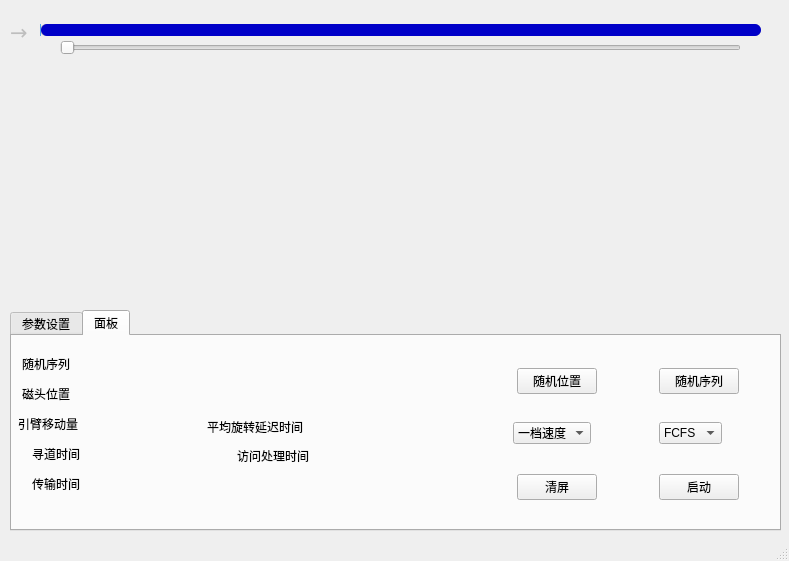
<?xml version="1.0" encoding="UTF-8"?>
<ui version="4.0">
 <class>MainWindow</class>
 <widget class="QMainWindow" name="MainWindow">
  <property name="geometry">
   <rect>
    <x>0</x>
    <y>0</y>
    <width>789</width>
    <height>561</height>
   </rect>
  </property>
  <property name="windowTitle">
   <string>磁盘调度可视化程序</string>
  </property>
  <property name="windowIcon">
   <iconset>
    <normaloff>disk.png</normaloff>disk.png</iconset>
  </property>
  <widget class="QWidget" name="centralwidget">
   <widget class="QWidget" name="widget" native="true">
    <property name="enabled">
     <bool>false</bool>
    </property>
    <property name="geometry">
     <rect>
      <x>-10</x>
      <y>0</y>
      <width>791</width>
      <height>311</height>
     </rect>
    </property>
    <widget class="QSlider" name="horizontalSlider">
     <property name="enabled">
      <bool>false</bool>
     </property>
     <property name="geometry">
      <rect>
       <x>50</x>
       <y>0</y>
       <width>721</width>
       <height>61</height>
      </rect>
     </property>
     <property name="styleSheet">
      <string notr="true">
QSlider::groove:horizontal{
        height: 12px;
        left: 0px;
        right: 0px;
        border:0px;
        border-radius:6px;
        background:rgba(0,0,0,50);
 }

 QSlider::handle:horizontal{
        width:  50px;
        height: 50px;
        margin-top: -20px;
        margin-left: 0px;
        margin-bottom: -20px;
        margin-right: 0px;
        border-image:url(E:/QT/OS/WORK_8/circle.png);
}

QSlider::sub-page:horizontal
{
    height: 12px;
    left: 0px;
    right: 0px;
    border:0px;
    border-radius:6px;
    background:rgba(80,166,234,1);

}
QSlider::add-page:horizontal
{
    height: 12px;
    left: 0px;
    right: 0px;
    border:0px;
    border-radius:6px;
    background: rgb(0,0,200);
}
QSlider::handle:horizontal:hover
{
    width:  50px;
    height: 50px;
    margin-top: -20px;
    margin-left: 0px;
    margin-bottom: -20px;
    margin-right: 0px;
    border-image:url(E:/QT/OS/WORK_8/circle.png);
}</string>
     </property>
     <property name="orientation">
      <enum>Qt::Horizontal</enum>
     </property>
    </widget>
    <widget class="QSlider" name="horizontalSlider_2">
     <property name="enabled">
      <bool>false</bool>
     </property>
     <property name="geometry">
      <rect>
       <x>70</x>
       <y>40</y>
       <width>681</width>
       <height>16</height>
      </rect>
     </property>
     <property name="orientation">
      <enum>Qt::Horizontal</enum>
     </property>
    </widget>
    <widget class="QLabel" name="labelDirection">
     <property name="geometry">
      <rect>
       <x>20</x>
       <y>17</y>
       <width>31</width>
       <height>31</height>
      </rect>
     </property>
     <property name="font">
      <font>
       <family>Agency FB</family>
       <pointsize>13</pointsize>
       <weight>50</weight>
       <bold>false</bold>
      </font>
     </property>
     <property name="text">
      <string>&lt;html&gt;&lt;head/&gt;&lt;body&gt;&lt;p&gt;&lt;span style=&quot; font-size:16pt;&quot;&gt;→&lt;/span&gt;&lt;/p&gt;&lt;/body&gt;&lt;/html&gt;</string>
     </property>
    </widget>
    <widget class="QWidget" name="widgetGraph" native="true">
     <property name="geometry">
      <rect>
       <x>10</x>
       <y>20</y>
       <width>801</width>
       <height>321</height>
      </rect>
     </property>
    </widget>
    <zorder>widgetGraph</zorder>
    <zorder>horizontalSlider</zorder>
    <zorder>horizontalSlider_2</zorder>
    <zorder>labelDirection</zorder>
   </widget>
   <widget class="QTabWidget" name="tabWidget">
    <property name="geometry">
     <rect>
      <x>10</x>
      <y>310</y>
      <width>771</width>
      <height>221</height>
     </rect>
    </property>
    <property name="currentIndex">
     <number>1</number>
    </property>
    <widget class="QWidget" name="tab">
     <attribute name="title">
      <string>参数设置</string>
     </attribute>
     <widget class="QLabel" name="label_6">
      <property name="geometry">
       <rect>
        <x>380</x>
        <y>120</y>
        <width>60</width>
        <height>16</height>
       </rect>
      </property>
      <property name="text">
       <string>序列数</string>
      </property>
     </widget>
     <widget class="QLineEdit" name="editNum">
      <property name="geometry">
       <rect>
        <x>450</x>
        <y>120</y>
        <width>151</width>
        <height>21</height>
       </rect>
      </property>
      <property name="text">
       <string>10</string>
      </property>
     </widget>
     <widget class="QPushButton" name="btnSave">
      <property name="geometry">
       <rect>
        <x>630</x>
        <y>119</y>
        <width>93</width>
        <height>28</height>
       </rect>
      </property>
      <property name="text">
       <string>保存</string>
      </property>
     </widget>
     <widget class="QPushButton" name="btnChange">
      <property name="geometry">
       <rect>
        <x>630</x>
        <y>60</y>
        <width>93</width>
        <height>28</height>
       </rect>
      </property>
      <property name="text">
       <string>修改</string>
      </property>
     </widget>
     <widget class="QLabel" name="label">
      <property name="geometry">
       <rect>
        <x>20</x>
        <y>30</y>
        <width>143</width>
        <height>16</height>
       </rect>
      </property>
      <property name="text">
       <string>跨越1个磁道所用时间</string>
      </property>
     </widget>
     <widget class="QLabel" name="label_2">
      <property name="geometry">
       <rect>
        <x>370</x>
        <y>30</y>
        <width>60</width>
        <height>16</height>
       </rect>
      </property>
      <property name="text">
       <string>启动时间</string>
      </property>
     </widget>
     <widget class="QLabel" name="label_3">
      <property name="geometry">
       <rect>
        <x>370</x>
        <y>80</y>
        <width>60</width>
        <height>16</height>
       </rect>
      </property>
      <property name="text">
       <string>磁盘转速</string>
      </property>
     </widget>
     <widget class="QLabel" name="label_4">
      <property name="geometry">
       <rect>
        <x>30</x>
        <y>80</y>
        <width>135</width>
        <height>16</height>
       </rect>
      </property>
      <property name="text">
       <string>每磁道扇区（块）数</string>
      </property>
     </widget>
     <widget class="QLabel" name="label_5">
      <property name="geometry">
       <rect>
        <x>30</x>
        <y>120</y>
        <width>135</width>
        <height>16</height>
       </rect>
      </property>
      <property name="text">
       <string>每扇区（块）字节数</string>
      </property>
     </widget>
     <widget class="QLineEdit" name="editMove">
      <property name="geometry">
       <rect>
        <x>200</x>
        <y>30</y>
        <width>151</width>
        <height>21</height>
       </rect>
      </property>
      <property name="text">
       <string>2</string>
      </property>
     </widget>
     <widget class="QLineEdit" name="editStartup">
      <property name="geometry">
       <rect>
        <x>450</x>
        <y>30</y>
        <width>151</width>
        <height>21</height>
       </rect>
      </property>
      <property name="text">
       <string>3</string>
      </property>
     </widget>
     <widget class="QLineEdit" name="editRR">
      <property name="geometry">
       <rect>
        <x>450</x>
        <y>80</y>
        <width>151</width>
        <height>21</height>
       </rect>
      </property>
      <property name="text">
       <string>6000</string>
      </property>
     </widget>
     <widget class="QLineEdit" name="editBlockNum">
      <property name="geometry">
       <rect>
        <x>200</x>
        <y>80</y>
        <width>151</width>
        <height>21</height>
       </rect>
      </property>
      <property name="text">
       <string>32</string>
      </property>
     </widget>
     <widget class="QLineEdit" name="editByteNum">
      <property name="geometry">
       <rect>
        <x>200</x>
        <y>120</y>
        <width>151</width>
        <height>21</height>
       </rect>
      </property>
      <property name="text">
       <string>2048</string>
      </property>
     </widget>
    </widget>
    <widget class="QWidget" name="tab_2">
     <attribute name="title">
      <string>面板</string>
     </attribute>
     <widget class="QLabel" name="labelSeq">
      <property name="geometry">
       <rect>
        <x>99</x>
        <y>10</y>
        <width>331</width>
        <height>31</height>
       </rect>
      </property>
      <property name="text">
       <string/>
      </property>
     </widget>
     <widget class="QLabel" name="label_8">
      <property name="geometry">
       <rect>
        <x>10</x>
        <y>20</y>
        <width>72</width>
        <height>15</height>
       </rect>
      </property>
      <property name="text">
       <string>随机序列</string>
      </property>
     </widget>
     <widget class="QLabel" name="label_9">
      <property name="geometry">
       <rect>
        <x>10</x>
        <y>50</y>
        <width>72</width>
        <height>15</height>
       </rect>
      </property>
      <property name="text">
       <string>磁头位置</string>
      </property>
     </widget>
     <widget class="QLabel" name="labelNowPlace">
      <property name="geometry">
       <rect>
        <x>110</x>
        <y>44</y>
        <width>71</width>
        <height>21</height>
       </rect>
      </property>
      <property name="text">
       <string/>
      </property>
     </widget>
     <widget class="QWidget" name="layoutWidget">
      <property name="geometry">
       <rect>
        <x>450</x>
        <y>30</y>
        <width>332</width>
        <height>30</height>
       </rect>
      </property>
      <layout class="QHBoxLayout" name="horizontalLayout_5">
       <item>
        <spacer name="horizontalSpacer_4">
         <property name="orientation">
          <enum>Qt::Horizontal</enum>
         </property>
         <property name="sizeHint" stdset="0">
          <size>
           <width>40</width>
           <height>20</height>
          </size>
         </property>
        </spacer>
       </item>
       <item>
        <widget class="QPushButton" name="btnRandomInit">
         <property name="text">
          <string>随机位置</string>
         </property>
        </widget>
       </item>
       <item>
        <spacer name="horizontalSpacer_5">
         <property name="orientation">
          <enum>Qt::Horizontal</enum>
         </property>
         <property name="sizeHint" stdset="0">
          <size>
           <width>40</width>
           <height>20</height>
          </size>
         </property>
        </spacer>
       </item>
       <item>
        <widget class="QPushButton" name="btnRandomSeq">
         <property name="text">
          <string>随机序列</string>
         </property>
        </widget>
       </item>
       <item>
        <spacer name="horizontalSpacer_11">
         <property name="orientation">
          <enum>Qt::Horizontal</enum>
         </property>
         <property name="sizeHint" stdset="0">
          <size>
           <width>40</width>
           <height>20</height>
          </size>
         </property>
        </spacer>
       </item>
      </layout>
     </widget>
     <widget class="QWidget" name="layoutWidget">
      <property name="geometry">
       <rect>
        <x>440</x>
        <y>77</y>
        <width>331</width>
        <height>41</height>
       </rect>
      </property>
      <layout class="QHBoxLayout" name="horizontalLayout_4">
       <item>
        <spacer name="horizontalSpacer_14">
         <property name="orientation">
          <enum>Qt::Horizontal</enum>
         </property>
         <property name="sizeHint" stdset="0">
          <size>
           <width>40</width>
           <height>20</height>
          </size>
         </property>
        </spacer>
       </item>
       <item>
        <widget class="QComboBox" name="comboBox_2">
         <item>
          <property name="text">
           <string>一档速度</string>
          </property>
         </item>
         <item>
          <property name="text">
           <string>二档速度</string>
          </property>
         </item>
         <item>
          <property name="text">
           <string>三档速度</string>
          </property>
         </item>
        </widget>
       </item>
       <item>
        <spacer name="horizontalSpacer_13">
         <property name="orientation">
          <enum>Qt::Horizontal</enum>
         </property>
         <property name="sizeHint" stdset="0">
          <size>
           <width>40</width>
           <height>20</height>
          </size>
         </property>
        </spacer>
       </item>
       <item>
        <widget class="QComboBox" name="comboBox">
         <item>
          <property name="text">
           <string>FCFS</string>
          </property>
         </item>
         <item>
          <property name="text">
           <string>SSTF</string>
          </property>
         </item>
         <item>
          <property name="text">
           <string>SCAN</string>
          </property>
         </item>
         <item>
          <property name="text">
           <string>LOOK</string>
          </property>
         </item>
        </widget>
       </item>
       <item>
        <spacer name="horizontalSpacer_12">
         <property name="orientation">
          <enum>Qt::Horizontal</enum>
         </property>
         <property name="sizeHint" stdset="0">
          <size>
           <width>40</width>
           <height>20</height>
          </size>
         </property>
        </spacer>
       </item>
      </layout>
     </widget>
     <widget class="QWidget" name="layoutWidget">
      <property name="geometry">
       <rect>
        <x>450</x>
        <y>136</y>
        <width>332</width>
        <height>30</height>
       </rect>
      </property>
      <layout class="QHBoxLayout" name="horizontalLayout_3">
       <item>
        <spacer name="horizontalSpacer_15">
         <property name="orientation">
          <enum>Qt::Horizontal</enum>
         </property>
         <property name="sizeHint" stdset="0">
          <size>
           <width>40</width>
           <height>20</height>
          </size>
         </property>
        </spacer>
       </item>
       <item>
        <widget class="QPushButton" name="btnReset">
         <property name="text">
          <string>清屏</string>
         </property>
        </widget>
       </item>
       <item>
        <spacer name="horizontalSpacer_16">
         <property name="orientation">
          <enum>Qt::Horizontal</enum>
         </property>
         <property name="sizeHint" stdset="0">
          <size>
           <width>40</width>
           <height>20</height>
          </size>
         </property>
        </spacer>
       </item>
       <item>
        <widget class="QPushButton" name="pushButton">
         <property name="text">
          <string>启动</string>
         </property>
        </widget>
       </item>
       <item>
        <spacer name="horizontalSpacer_17">
         <property name="orientation">
          <enum>Qt::Horizontal</enum>
         </property>
         <property name="sizeHint" stdset="0">
          <size>
           <width>40</width>
           <height>20</height>
          </size>
         </property>
        </spacer>
       </item>
      </layout>
     </widget>
     <widget class="QLabel" name="label_10">
      <property name="geometry">
       <rect>
        <x>6</x>
        <y>80</y>
        <width>81</width>
        <height>16</height>
       </rect>
      </property>
      <property name="text">
       <string>引臂移动量</string>
      </property>
     </widget>
     <widget class="QLabel" name="label_11">
      <property name="geometry">
       <rect>
        <x>20</x>
        <y>110</y>
        <width>61</width>
        <height>16</height>
       </rect>
      </property>
      <property name="text">
       <string>寻道时间</string>
      </property>
     </widget>
     <widget class="QLabel" name="label_7">
      <property name="geometry">
       <rect>
        <x>195</x>
        <y>83</y>
        <width>121</width>
        <height>16</height>
       </rect>
      </property>
      <property name="text">
       <string>平均旋转延迟时间</string>
      </property>
     </widget>
     <widget class="QLabel" name="label_12">
      <property name="geometry">
       <rect>
        <x>20</x>
        <y>140</y>
        <width>72</width>
        <height>15</height>
       </rect>
      </property>
      <property name="text">
       <string>传输时间</string>
      </property>
     </widget>
     <widget class="QLabel" name="label_13">
      <property name="geometry">
       <rect>
        <x>225</x>
        <y>110</y>
        <width>91</width>
        <height>20</height>
       </rect>
      </property>
      <property name="text">
       <string>访问处理时间 </string>
      </property>
     </widget>
     <widget class="QLabel" name="labelMove">
      <property name="geometry">
       <rect>
        <x>100</x>
        <y>80</y>
        <width>71</width>
        <height>21</height>
       </rect>
      </property>
      <property name="text">
       <string/>
      </property>
     </widget>
     <widget class="QLabel" name="labelVisit">
      <property name="geometry">
       <rect>
        <x>340</x>
        <y>110</y>
        <width>71</width>
        <height>21</height>
       </rect>
      </property>
      <property name="text">
       <string/>
      </property>
     </widget>
     <widget class="QLabel" name="labelTrans">
      <property name="geometry">
       <rect>
        <x>100</x>
        <y>137</y>
        <width>71</width>
        <height>21</height>
       </rect>
      </property>
      <property name="text">
       <string/>
      </property>
     </widget>
     <widget class="QLabel" name="labelMoveTime">
      <property name="geometry">
       <rect>
        <x>100</x>
        <y>108</y>
        <width>71</width>
        <height>21</height>
       </rect>
      </property>
      <property name="text">
       <string/>
      </property>
     </widget>
     <widget class="QLabel" name="labelRR">
      <property name="geometry">
       <rect>
        <x>340</x>
        <y>80</y>
        <width>71</width>
        <height>21</height>
       </rect>
      </property>
      <property name="text">
       <string/>
      </property>
     </widget>
    </widget>
   </widget>
  </widget>
  <widget class="QMenuBar" name="menubar">
   <property name="geometry">
    <rect>
     <x>0</x>
     <y>0</y>
     <width>789</width>
     <height>26</height>
    </rect>
   </property>
  </widget>
  <widget class="QStatusBar" name="statusbar"/>
 </widget>
 <resources/>
 <connections/>
</ui>
